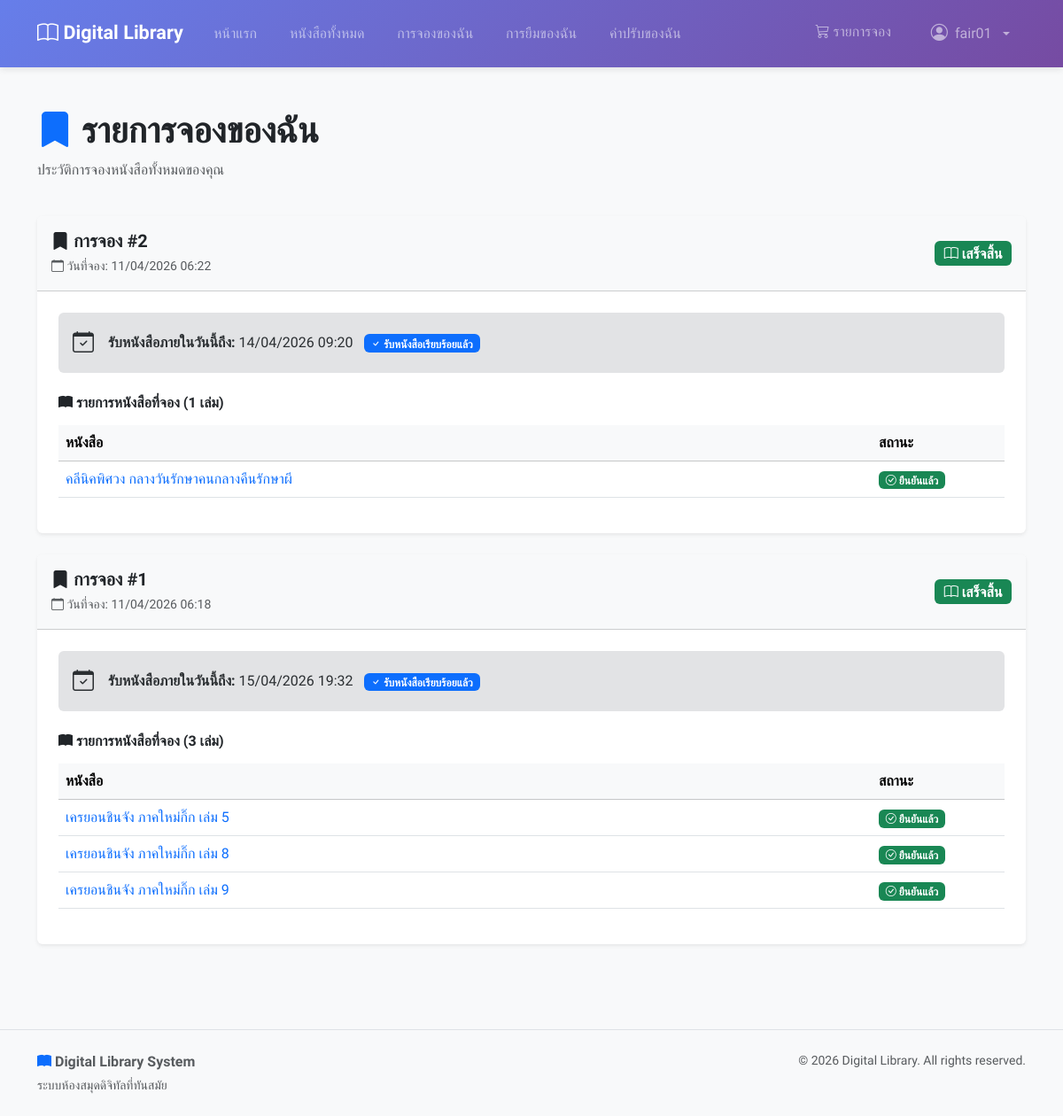
Page /my-holds/ (signed in) on the committed database.
### users/models.py (models this page shows, shortened)
class User(AbstractUser):
    phone_number = models.CharField(max_length=10, null=False, blank=False)
    citizen_id = models.CharField(
    max_length=13,
    unique=True,
    null=False,
    blank=False,
    validators=[
        RegexValidator(
            regex=r'^\d{13}$',
            message='Citizen ID must be exactly 13 digits'
        )
    ])

### holds/models.py (models this page shows, shortened)
class Hold(models.Model):
    STATUS_CHOICES = [
        ('pending', 'รอการยืนยัน'),
        ('confirmed', 'ยืนยันแล้ว - รอรับหนังสือ'),
        ('completed', 'เสร็จสิ้น'),
        ('expired', 'หมดอายุ'),
        ('cancelled', 'ยกเลิก'),
    ]
    id = models.AutoField(primary_key=True)
    user = models.ForeignKey(settings.AUTH_USER_MODEL, on_delete=models.CASCADE, related_name='holds')
    status = models.CharField(max_length=20, choices=STATUS_CHOICES, default='pending')
    expires_at = models.DateTimeField(null=True, blank=True, help_text='Expiry time for confirmed hold - user must pick up books before this time')
    created_at = models.DateTimeField(auto_now_add=True)
    if TYPE_CHECKING:
        hold_items: Manager[HoldItem]
    class Meta:
        db_table = 'holds'
        verbose_name = 'Hold'
        verbose_name_plural = 'Holds'
        ordering = ['-created_at']
    @property
    def can_be_cancelled_by_user(self):
        return self.status == 'pending'

class HoldItem(models.Model):
    STATUS_CHOICES = [
        ('pending', 'รอการยืนยัน'),
        ('confirmed', 'ยืนยันแล้ว'),
        ('cancelled', 'ยกเลิก'),
    ]
    id = models.AutoField(primary_key=True)
    book = models.ForeignKey(Book, on_delete=models.CASCADE, related_name='hold_items')
    hold = models.ForeignKey(Hold, on_delete=models.CASCADE, related_name='hold_items')
    status = models.CharField(max_length=20, choices=STATUS_CHOICES, default='pending')
    created_at = models.DateTimeField(auto_now_add=True)
    class Meta:
        db_table = 'hold_items'
        verbose_name = 'Hold Item'
        verbose_name_plural = 'Hold Items'
        ordering = ['-created_at']

### books/models.py (models this page shows, shortened)
class Book(models.Model):
    id = models.AutoField(primary_key=True)
    title = models.CharField(max_length=255)
    isbn = models.CharField(
        max_length=13,
        unique=True,
        null=False,
        blank=False,
    )
    description = models.TextField(null=True, blank=True)
    image_url = models.ImageField(
        upload_to="books/covers/",
        max_length=255,
        null=True,
        blank=True,
    )
    total_quantity = models.IntegerField(default=0)
    available_quantity = models.IntegerField(default=0)
    publish_year = models.IntegerField(null=True, blank=True)
    publisher = models.ForeignKey(
        Publisher,
        on_delete=models.SET_NULL,
        null=True,
        blank=True,
        related_name='books',
    )
    authors = models.ManyToManyField(
        Author,
        blank=True,
        through="BookAuthor",
        related_name="books",
    )
    categories = models.ManyToManyField(
        Category,
        blank=True,
        through="BookCategory",
        related_name="books",
    )
    created_at = models.DateTimeField(auto_now_add=True)
    if TYPE_CHECKING:
        hold_items: Manager[HoldItem]
        hold_items: Manager[HoldItem]
        loan_items: Manager[LoanItem]
    class Meta:
        db_table = "books"
        verbose_name = "Book"
        verbose_name_plural = "Books"
        constraints = [
            models.CheckConstraint(
                check=Q(total_quantity__gte=0),
                name="check_books_total_quantity_gte_0",
            ),
            models.CheckConstraint(
                check=Q(available_quantity__gte=0),
                name="check_books_available_quantity_gte_0",
            ),
            models.CheckConstraint(
                check=Q(publish_year__isnull=True) | Q(publish_year__gte=0),
                name="check_books_publish_year_gte_0_or_null",
            ),
        ]

### holds/views.py (the view)
# urls.py: path('my-holds/', views.my_holds_view, name='my_holds'),
@login_required
def my_holds_view(request):
    holds = Hold.objects.filter(
        user=request.user
    ).prefetch_related(
        'hold_items__book__authors',
        'hold_items__book__publisher'
    ).order_by('-created_at')
    context = {
        'holds': holds,
    }
    return render(request, 'holds/list.html', context)

### templates/holds/list.html (shortened to what this page needs)
{% extends "base.html" %}
{% block content %}
    <div class="container mt-4">
        <div class="row mb-4">
            <div class="col">
                <h1 class="fw-bold">
                    <i class="bi bi-bookmark-fill text-primary"></i> รายการจองของฉัน
                </h1>
                <p class="text-muted">ประวัติการจองหนังสือทั้งหมดของคุณ</p>
            </div>
        </div>
        {% if holds %}
            <div class="row">
                <div class="col">
                    {% for hold in holds %}
                        <div class="card shadow-sm border-0 mb-4">
                            <div class="card-header d-flex justify-content-between align-items-center py-3 bg-light">
                                <div>
                                    <h5 class="mb-1 fw-semibold">
                                        <i class="bi bi-bookmark-fill"></i> การจอง #{{ hold.id }}
                                    </h5>
                                    <small class="text-muted">
                                        <i class="bi bi-calendar"></i> วันที่จอง: {{ hold.created_at|date:"d/m/Y H:i" }}
                                    </small>
                                </div>
                                <div>
                                    {% if hold.status == 'pending' %}
                                        <span class="badge bg-warning fs-6">
                                            <i class="bi bi-clock"></i> {{ hold.get_status_display }}
                                        </span>
                                    {% elif hold.status == 'completed' %}
                                        <span class="badge bg-success fs-6">
                                            <i class="bi bi-book"></i> {{ hold.get_status_display }}
                                        </span>
                                    {% elif hold.status == 'expired' %}
                                        <span class="badge bg-danger fs-6">
                                            <i class="bi bi-x-circle"></i> {{ hold.get_status_display }}
                                        </span>
                                    {% elif hold.status == 'cancelled' %}
                                        <span class="badge bg-danger fs-6">
                                            <i class="bi bi-x"></i> {{ hold.get_status_display }}
                                        </span>
                                    {% endif %}
                                </div>
                            </div>
                            <div class="card-body p-4">
                                {% if hold.expires_at %}
                                    <div class="alert {% if hold.status == 'confirmed' and hold.is_expired %}alert-warning{% elif hold.status == 'confirmed' %}alert-info{% else %}alert-secondary{% endif %} border-0 mb-4">
                                        <div class="d-flex align-items-center">
                                            <i class="bi {% if hold.status == 'confirmed' and hold.is_expired %}bi-exclamation-triangle-fill{% else %}bi-calendar-check{% endif %} fs-4 me-3"></i>
                                            <div>
                                                <strong>รับหนังสือภายในวันนี้ถึง:</strong>
                                                <span class="{% if hold.status == 'confirmed' and hold.is_expired %}fw-bold text-danger{% endif %}">
                                                    {{ hold.expires_at|date:"d/m/Y H:i" }}
                                                </span>
                                                {% if hold.status == 'confirmed' and hold.is_expired %}
                                                    <span class="badge bg-danger ms-2">
                                                        <i class="bi bi-exclamation"></i> หมดเวลารับหนังสือแล้ว!
                                                    </span>
                                                {% elif hold.status == 'completed' %}
                                                    <span class="badge bg-primary ms-2">
                                                        <i class="bi bi-check"></i> รับหนังสือเรียบร้อยแล้ว
                                                    </span>
                                                {% elif hold.status == 'expired' %}
                                                    <span class="badge bg-secondary ms-2">หมดอายุ (ถูกยกเลิก)</span>
                                                {% endif %}
                                            </div>
                                        </div>
                                    </div>
                                {% endif %}
                                <h6 class="fw-semibold mb-3">
                                    <i class="bi bi-book-fill"></i> รายการหนังสือที่จอง ({{ hold.hold_items.count }} เล่ม)
                                </h6>
                                <div class="table-responsive">
                                    <table class="table table-hover align-middle">
                                        <thead class="table-light">
                                            <tr>
                                                <th>หนังสือ</th>
                                                <th style="width: 150px;">สถานะ</th>
                                            </tr>
                                        </thead>
                                        <tbody>
                                            {% for item in hold.hold_items.all %}
                                                <tr>
                                                    <td>
                                                        <a href="{% url 'books:book_detail' item.book.id %}"
                                                           class="text-decoration-none fw-medium">{{ item.book.title }}</a>
                                                    </td>
                                                    <td>
                                                        {% if item.status == 'pending' %}
                                                            <span class="badge bg-warning">
                                                                <i class="bi bi-clock"></i> {{ item.get_status_display }}
                                                            </span>
                                                        {% elif item.status == 'confirmed' %}
                                                            <span class="badge bg-success">
                                                                <i class="bi bi-check-circle"></i> {{ item.get_status_display }}
                                                            </span>
                                                        {% elif item.status == 'cancelled' %}
                                                            <span class="badge bg-secondary">
                                                                <i class="bi bi-x"></i> {{ item.get_status_display }}
                                                            </span>
                                                        {% endif %}
                                                    </td>
                                                </tr>
                                            {% endfor %}
                                        </tbody>
                                    </table>
                                </div>
                            </div>
                        </div>
                    {% endfor %}
                </div>
            </div>
        {% endif %}
    </div>
{% endblock content %}

### templates/base.html (shortened to what this page needs)
{% load static %}
<!DOCTYPE html>
<html lang="th">
    <head>
        <link href="https://cdn.jsdelivr.net/npm/bootstrap@5.3.8/dist/css/bootstrap.min.css"
              rel="stylesheet"
>
        <link rel="stylesheet"
              href="https://cdn.jsdelivr.net/npm/bootstrap-icons@1.10.0/font/bootstrap-icons.css">
        <link rel="stylesheet" href="{% static 'css/base.css' %}">
        <link rel="stylesheet" href="{% static 'css/global.css' %}">
    </head>
    <body>
        <nav class="navbar navbar-expand-lg navbar-dark bg-primary">
            <div class="container">
                <a class="navbar-brand" href="{% url 'home' %}">
                    <i class="bi bi-book"></i> Digital Library
                </a>
                <div class="collapse navbar-collapse" id="navbarNav">
                    <ul class="navbar-nav me-auto">
                        <li class="nav-item">
                            <a class="nav-link" href="{% url 'home' %}">หน้าแรก</a>
                        </li>
                        <li class="nav-item">
                            <a class="nav-link" href="{% url 'books:book_list' %}">หนังสือทั้งหมด</a>
                        </li>
                        {% if user.is_authenticated %}
                            <li class="nav-item">
                                <a class="nav-link" href="{% url 'holds:my_holds' %}">การจองของฉัน</a>
                            </li>
                            <li class="nav-item">
                                <a class="nav-link" href="{% url 'loans:my_loans' %}">การยืมของฉัน</a>
                            </li>
                            <li class="nav-item">
                                <a class="nav-link" href="{% url 'fines:my_fines' %}">ค่าปรับของฉัน</a>
                            </li>
                        {% endif %}
                    </ul>
                    <ul class="navbar-nav">
                        {% if user.is_authenticated %}
                            <li class="nav-item">
                                <a class="nav-link cart-link" href="{% url 'books:view_cart' %}">
                                    <i class="bi bi-cart3"></i> รายการจอง
                                </a>
                            </li>
                            <li class="nav-item dropdown">
                                <a class="nav-link dropdown-toggle"
                                   href="#"
                                   id="userDropdown"
                                   role="button"
                                   data-bs-toggle="dropdown">
                                    <i class="bi bi-person-circle"></i> {{ user.username }}
                                </a>
                            </li>
                        {% endif %}
                    </ul>
                </div>
            </div>
        </nav>
        <main class="py-4">
            {% block content %}
            {% endblock content %}
        </main>
        <footer class="bg-light mt-5 py-4 border-top">
            <div class="container">
                <div class="row">
                    <div class="col-md-6 text-center text-md-start">
                        <p class="text-muted mb-1">
                            <i class="bi bi-book-fill text-primary"></i>
                            <strong>Digital Library System</strong>
                        </p>
                        <p class="text-muted small mb-0">ระบบห้องสมุดดิจิทัลที่ทันสมัย</p>
                    </div>
                    <div class="col-md-6 text-center text-md-end">
                        <p class="text-muted small mb-0">© 2026 Digital Library. All rights reserved.</p>
                    </div>
                </div>
            </div>
        </footer>
        {% include "includes/toast.html" %}
    </body>
</html>

### rows in the picture
User: username "fair01"
Hold: id "2", created_at "11/04/2026 06:22", status "เสร็จสิ้น", expires_at "14/04/2026 09:20", shows "รับหนังสือเรียบร้อยแล้ว", hold_items.count "1"
HoldItem: book "คลีนิคพิศวง กลางวันรักษาคนกลางคืนรักษาผี", status "ยืนยันแล้ว"
Hold: id "1", created_at "11/04/2026 06:18", status "เสร็จสิ้น", expires_at "15/04/2026 19:32", shows "รับหนังสือเรียบร้อยแล้ว", hold_items.count "3"
HoldItem: book "เครยอนชินจัง ภาคใหม่กิ๊ก เล่ม 5", status "ยืนยันแล้ว"
HoldItem: book "เครยอนชินจัง ภาคใหม่กิ๊ก เล่ม 8", status "ยืนยันแล้ว"
HoldItem: book "เครยอนชินจัง ภาคใหม่กิ๊ก เล่ม 9", status "ยืนยันแล้ว"
